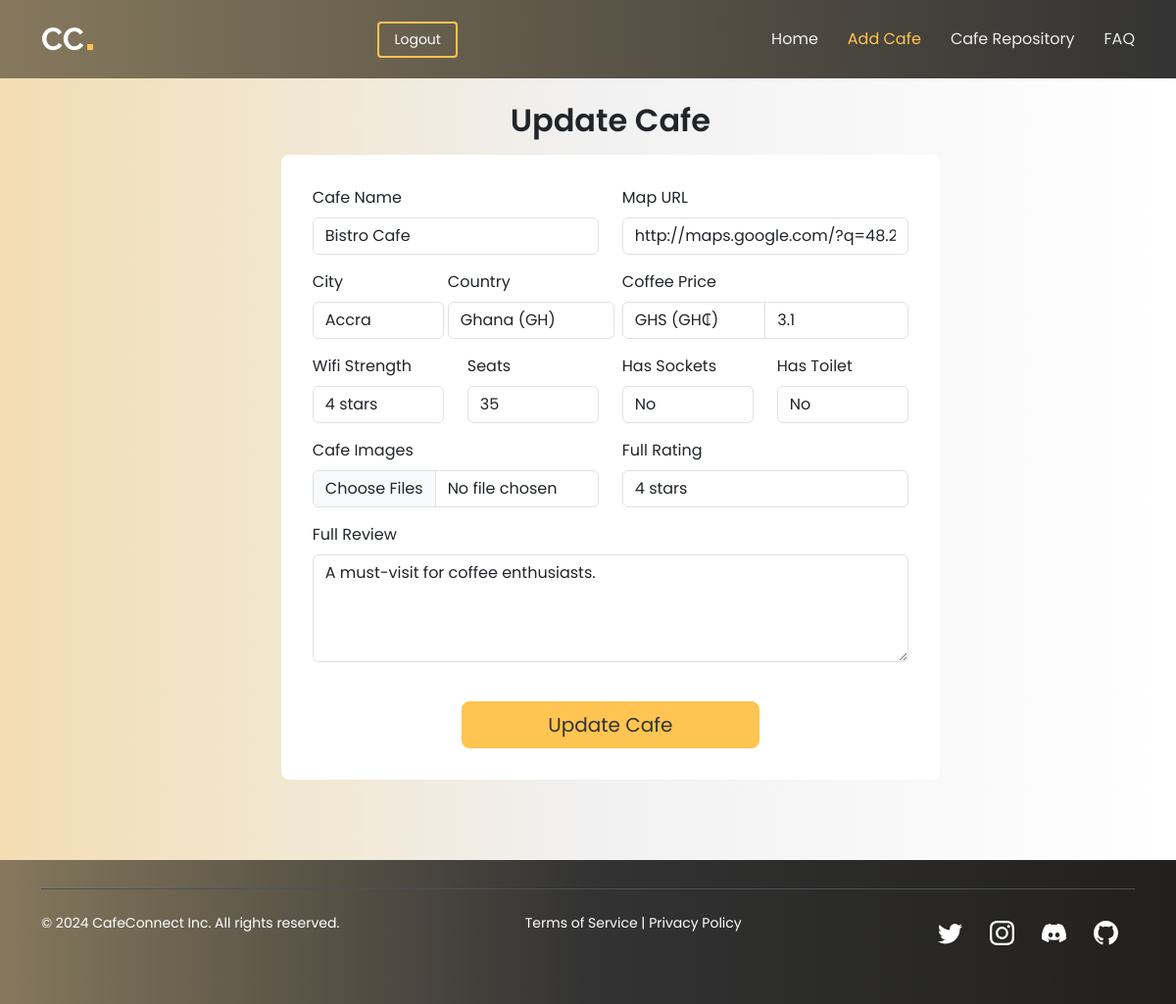
Before: /update/2 (signed in) with the older database file.
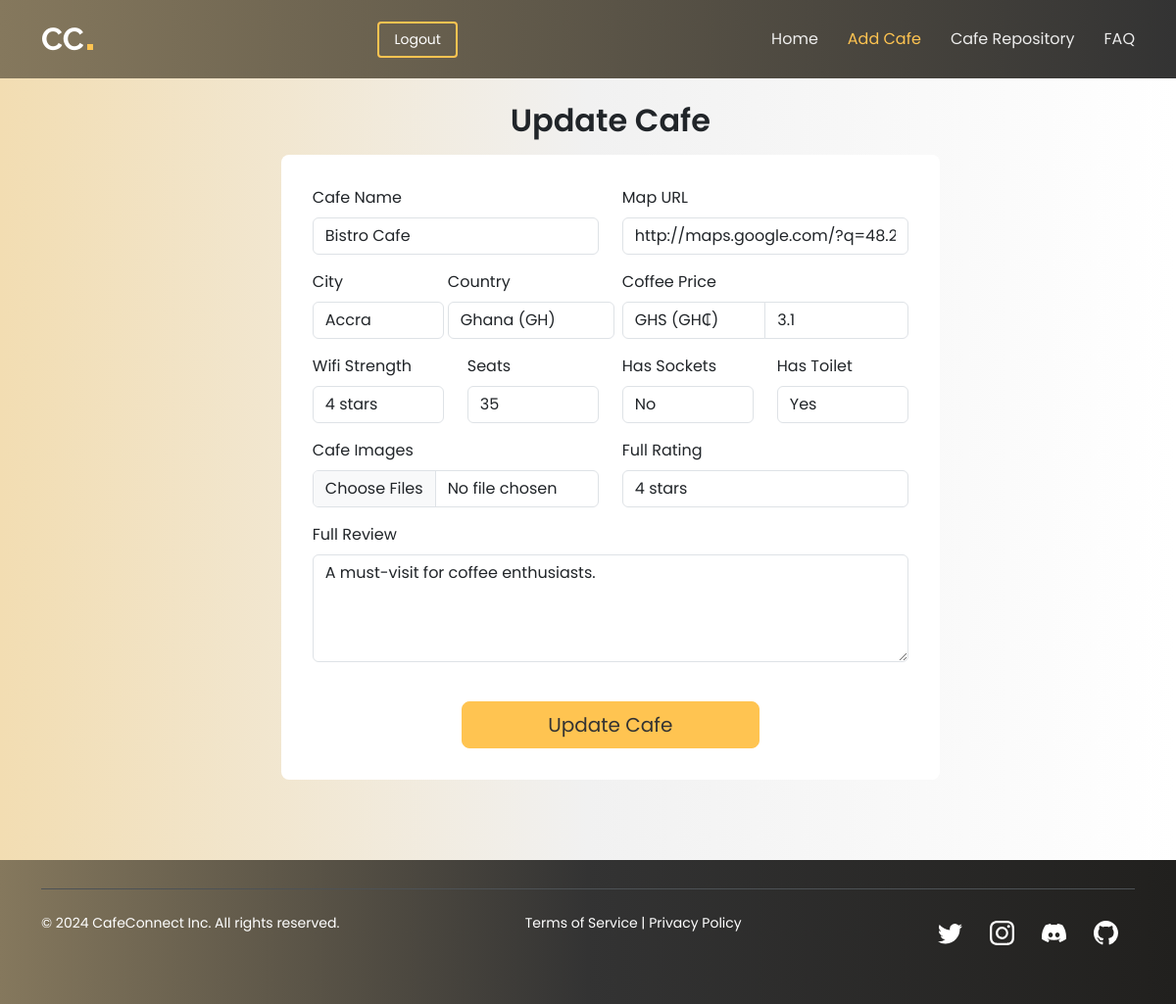
After: the same page with the newer database file.
### app/main/models.py (models this page shows, shortened)
class Cafe(db.Model):
    id = db.Column(db.Integer, primary_key=True)
    name = db.Column(db.String(30), unique=True, nullable=False)
    map_url = db.Column(db.String(350), nullable=False)
    city = db.Column(db.String(30), nullable=False)
    country = db.Column(db.String(20), nullable=False)
    currency = db.Column(db.String(10), nullable=True)
    coffee_price = db.Column(db.String(10), nullable=False)
    wifi_strength = db.Column(db.Integer, nullable=True)
    seats = db.Column(db.Integer, nullable=False)
    has_sockets = db.Column(db.Boolean, nullable=False)
    has_toilet = db.Column(db.Boolean, nullable=False)
    images = db.Column(db.String, nullable=True)
    full_review = db.Column(db.String(300), nullable=True)
    full_rating = db.Column(db.Integer, nullable=False)

### app/main/routes.py (the view, shortened to what this page needs)
@main.route('/update/<int:cafe_id>', methods=['GET', 'PATCH', 'POST'])
@login_required
@admin_required
def update_cafe(cafe_id):
    cafe = Cafe.query.get(cafe_id)
    if not cafe:
        flash('Cafe not found!', 'error')
        return redirect(url_for('main.give_feedback', action='notfound'))
    form = CafeForm(obj=cafe)
    if request.method == 'GET':
        return render_template('update.html', form=form, cafe=cafe)
    return render_template('update.html', form=form, cafe=cafe)

### app/main/__init__.py (called while the page is built)
@login_manager.user_loader
def load_user(user_id):
    from app.main.models import User
    return User.query.get(int(user_id))

### app/main/routes.py (called while the page is built)
def admin_required(func):
    @wraps(func)
    def wrapper(*args, **kwargs):
        if not current_user.is_authenticated:
            return jsonify({'message': 'Authentication required! Please log in.'}), 401
        if not current_user.is_admin:
            return jsonify({'message': 'Access denied! Admin privileges required.'}), 403
        return func(*args, **kwargs)
    return wrapper

### app/main/templates/update.html (shortened to what the changed rows need)
<!DOCTYPE html>
<html lang="en">
<head>
    <link href="../static/css/bootstrap/vendor_1/bootstrap.min.css" rel="stylesheet">
    <link href="../static/css/bootstrap/vendor_2/bootstrap-icons/bootstrap-icons.css" rel="stylesheet">
    <link href="../static/css/bootstrap/vendor_2/aos/aos.css" rel="stylesheet">
    <link href="https://unpkg.com/aos@2.3.4/dist/aos.css" rel="stylesheet">
    <link href="../static/css/custom/custom.css" rel="stylesheet">
    <link href="../static/css/custom/main.css" rel="stylesheet">
</head>
<body>
    <header class="header d-flex align-items-center fixed-top" id="header">
        <div class="container-fluid container-xl position-relative d-flex align-items-center justify-content-between">
            <a class="logo d-flex align-items-center me-auto me-lg-0" href="{{ url_for('main.home') }}">
                <h1 class="sitename">CC</h1>
            </a>
        </div>
    </header>
    <main>
        <div class="container">
            <div class="row justify-content-center">
                <div class="col-md-8 custom-offset-md">
                    <div class="form-container">
                        <h2 class="h2" style="font-family: var(--nav-font)">Update Cafe</h2>
                        <form action="{{ url_for('main.update_cafe', cafe_id=cafe.id) }}" enctype="multipart/form-data"
                              id="updateCafeForm" method="POST">
                            <div class="row mb-3">
                                <div class="col-md-6" id="nameDiv">
                                    <label class="form-label" for="nameDiv">Cafe Name</label>
                                    {{ form.name(class_="form-control", placeholder="Enter cafe name") }}
                                </div>
                                <div class="col-md-6" id="mapUrlDiv">
                                    <label class="form-label" for="mapUrlDiv">Map URL</label>
                                    {{ form.map_url(class_="form-control", placeholder="Enter map URL") }}
                                </div>
                            </div>
                            <div class="row mb-3">
                                <div class="col-md-6">
                                    <div class="row">
                                        <div class="col-md-6" id="cityDiv">
                                            <label class="form-label" for="cityDiv">City</label>
                                            {{ form.city(class_="form-control", placeholder="Enter city") }}
                                        </div>
                                        <div class="col-md-6" id="countryDiv">
                                            <label class="form-label" for="countryDiv">Country</label>
                                            {{ form.country(class_="form-control", placeholder="Enter country") }}
                                        </div>
                                    </div>
                                </div>
                                <div class="col-md-6">
                                    <div class="input-group" id="currencyDiv">
                                        {{ form.currency(class_="form-control") }}
                                        {{ form.coffee_price(class_="form-control", placeholder="Price") }}
                                    </div>
                                </div>
                            </div>
                            <div class="row mb-3">
                                <div class="col-md-6">
                                    <div class="row">
                                        <div class="col-md-6" id="wifiStrengthDiv">
                                            <label class="form-label" for="wifiStrengthDiv">Wifi Strength</label>
                                            {{ form.wifi_strength(class_="form-control") }}
                                        </div>
                                        <div class="col-md-6" id="seatsDiv">
                                            <label class="form-label" for="seatsDiv">Seats</label>
                                            {{ form.seats(class_="form-control", placeholder="") }}
                                        </div>
                                    </div>
                                </div>
                                <div class="col-md-6">
                                    <div class="row">
                                        <div class="col-md-6" id="hasSocketsDiv">
                                            <label class="form-label" for="hasSocketsDiv">Has Sockets</label>
                                            {{ form.has_sockets(class_="form-control") }}
                                        </div>
                                        <div class="col-md-6" id="hasToiletDiv">
                                            <label class="form-label" for="hasToiletDiv">Has Toilet</label>
                                            {{ form.has_toilet(class_="form-control") }}
                                        </div>
                                    </div>
                                </div>
                            </div>
                            <div class="row mb-3">
                                <div class="col-md-6" id="imageDiv">
                                    <label class="form-label" for="imageDiv">Cafe Images</label>
                                    {{ form.images(class_="form-control", placeholder="Upload images", multiple=True) }}
                                </div>
                                <div class="col-md-6" id="fullRatingDiv">
                                    <label class="form-label" for="fullRatingDiv">Full Rating</label>
                                    {{ form.full_rating(class_="form-control", placeholder="") }}
                                </div>
                            </div>
                            <div class="row mb-3">
                                <div class="col-md-12" id="fullReviewDiv">
                                    <label class="form-label" for="fullReviewDiv">Full Review</label>
                                    {{ form.full_review(class_="form-control", rows="4") }}
                                </div>
                            </div>
                        </form>
                    </div>
                </div>
            </div>
        </div>
    </main>
</body>
</html>

Changed rows visible on the page:
changed Cafe "Bistro Cafe": has_toilet "No" → "Yes"
